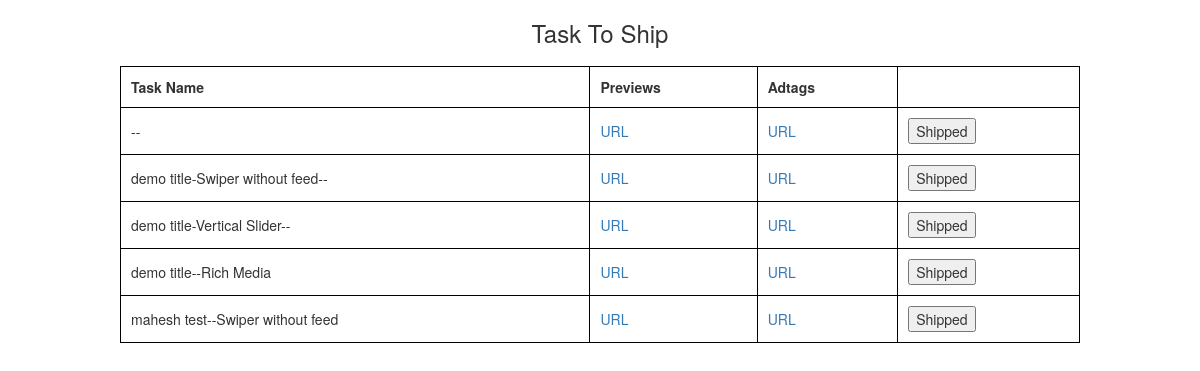
The app's page /taskship.php (signed in), older data.
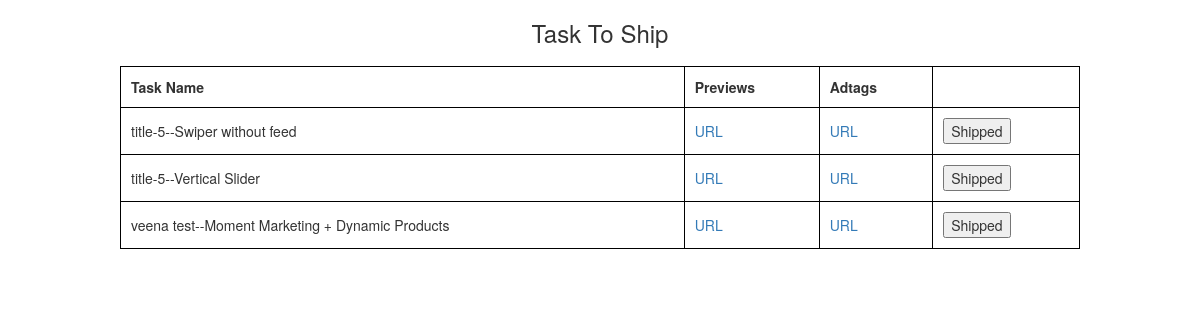
The same page, newer data.
### tables this page shows
CREATE TABLE `assign_task` (
  `id` int(11) NOT NULL,
  `task_name` varchar(255) NOT NULL,
  `temp_tbd` varchar(255) NOT NULL DEFAULT '0',
  `assign_to` varchar(255) NOT NULL,
  `time_v` int(255) NOT NULL,
  `deviation_v` int(255) NOT NULL,
  `status_v` int(11) NOT NULL DEFAULT 0,
  `member` varchar(255) NOT NULL,
  `assign_time` datetime NOT NULL,
  `assets` varchar(255) NOT NULL,
  `previews` varchar(255) NOT NULL,
  `adtags` varchar(255) NOT NULL
);

### taskship.php (the view, shortened to what this page needs)
<?php
include "conn.php";
?>
<!DOCTYPE html>
<html lang="en">
<head>
</head>
<body>
   <h3>Task To Ship</h3>
   <table>
        <thead>
            <tr>
                <th>Task Name</th>
                <th>Previews</th>
                <th>Adtags</th>
            </tr>
        </thead>
   <?php
        $sql="SELECT * FROM `assign_task` WHERE status_v = '0' AND assign_to='Gati'";
        $result=mysqli_query($connectDB,$sql);
        while($row=mysqli_fetch_assoc($result)){
            ?>
                <tbody>
                    <tr>
                        <td><?php echo $row['task_name']; ?>--<?php echo $row['temp_tbd']; ?></td>
                        <td><a href="<?php echo $row['previews']; ?>">URL</a></td>
                        <td><a href="<?php echo $row['adtags']; ?>">URL</a></td>
                        <form method="post">
                            <td><button type="submit" name="submit-<?php echo $row['id']; ?>">Shipped</button></td>
                        </form>
                    </tr>
                </tbody>
            <?php
        }
   ?>
    </table>
</body>
</html>

### conn.php (shortened to what this page needs)
<!DOCTYPE html>
<html lang="en">
<head>
  <link rel="stylesheet" href="https://maxcdn.bootstrapcdn.com/bootstrap/3.3.4/css/bootstrap.min.css">
  <link rel="stylesheet" href="https://cdnjs.cloudflare.com/ajax/libs/bootstrap-multiselect/0.9.13/css/bootstrap-multiselect.css" />
</head>
</html>

### taskship.php (style rules this page uses)
h3 { text-align: center; }
table { width: 80%; margin: 20px auto; }
table, th, td { border: 1px solid black; padding:5px; }
th,td { padding:10px; }

Row changes from the older to the newer data that the page shows:
removed assign_task: task_name "demo title-Swiper without feed"
removed assign_task: task_name "demo title-Vertical Slider"
removed assign_task: task_name "demo title", temp_tbd "Rich Media"
removed assign_task: task_name "mahesh test", temp_tbd "Swiper without feed"
added assign_task: task_name "title-5", temp_tbd "Swiper without feed"
added assign_task: task_name "title-5", temp_tbd "Vertical Slider"
added assign_task: task_name "veena test", temp_tbd "Moment Marketing + Dynamic Products"
